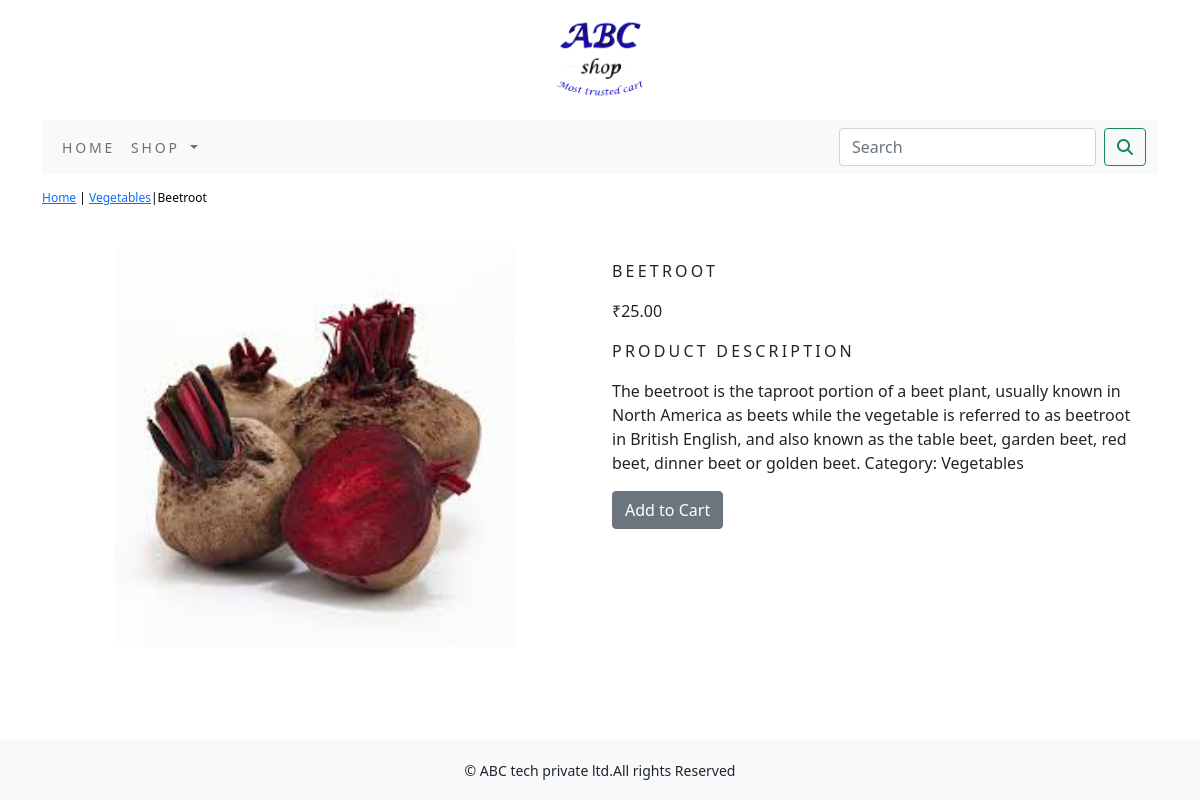
The app's page /shop/vegetables/beetroot/ with its own data.
### shop/models.py (models this page shows, shortened)
class Product(models.Model):
    name = models.CharField(max_length=250, unique=True)
    slug = models.SlugField(max_length=250, unique=True)
    description = models.TextField(blank=True)
    price = models.DecimalField(max_digits=10, decimal_places=2)
    category = models.ForeignKey(Category,on_delete=models.CASCADE)
    image = models.ImageField(upload_to='product', blank=True)
    stock  = models.IntegerField()
    available = models.BooleanField(default=True)
    created = models.DateField(auto_now_add=True)
    updated = models.DateField(auto_now=True)
    class Meta:
        ordering = ('name',)
        verbose_name = 'product'
        verbose_name_plural = 'products'

class Category(models.Model):
    name=models.CharField(max_length=250,unique=True)
    slug=models.SlugField(max_length=250,unique=True)
    description=models.TextField(blank=True)
    image=models.ImageField(upload_to='category',blank=True)
    class Meta:
        ordering=('name',)
        verbose_name='category'
        verbose_name_plural='categories'
    def get_url(self):
        return  reverse('shop:products_by_category',args=[self.slug])
    def __str__(self):
        return  '{}'.format(self.name)

### shop/views.py (the view)
# urls.py: path('<slug:c_slug>/<slug:product_slug>/',views.proDetail,name='prodCatdetail'),
def proDetail(request,c_slug,product_slug):
    try:
        product=Product.objects.get(category__slug=c_slug,slug=product_slug)
    except Exception as e:
        raise e
    return render(request,'product.html',{'product':product})

### cart/context_processors.py (called while the page is built)
def counter(request):
    item_count=0
    if 'admin' in request.path:
        return {}
    else:
        try:
            cart=Cart.objects.filter(cart_id=_cart_id(request))
            car_items=CartItem.objects.all().filter(cart=cart[:1])
            for cart_item in car_items:
                item_count += cart_item.quantity
        except Cart.DoesNotExist:
            item_count =0
    return dict(item_count=item_count)

### cart/views.py (called while the page is built)
def _cart_id(request):
    cart=request.session.session_key
    if not cart:
        cart=request.session.create()
    return cart

### shop/context_processors.py (called while the page is built)
def menu_links(request):
    links=Category.objects.all()
    return dict(links=links)

### templates/product.html (shortened to what this page needs)
{% extends 'base.html' %}
{% load static %}
{% block content %}
<div class="row my_prod_row_class">
    <div class="mx_auto">
        <p> <a href="{% url 'shop:allprodCat' %}">Home</a> | <a href="{{product.category.get_url}}">{{product.category}}</a>|{{product.name}}</p>
    </div>
<div class="container">
<br>
<div class="row">
    <div class="col-12 col-sm-12 col-md-12 col-lg-6 text-center">
        <div style="min-width:18rem">
        <img src="{{product.image.url}}" alt="{{product.name}}" width="400px;" height="400px;">
            </div>
    </div>
    <div class="col-12 col-sm-12 col-md-12 col-lg-6">
        <div>
        <h1 class="my_prod_title">{{product.name}}</h1>
        <p>₹{{product.price}}</p>
        <p class="my_title">Product Description</p>
        <p class="text-justify my_prod_text">{{product.description}}</p>
        {% if product.stock <= 0 %}
        <p class="text-justify my_prod_text"><b>Out of stock</b></p>
        {% else %}
        <a class="btn btn-secondary" href="{% url 'cart:add_cart' product.id %}">Add to Cart</a>
        {% endif %}
    </div>
</div>
</div>
</div>
</div>
{% endblock %}

### static/css/custom.css (style rules this page uses)
body { font-family: 'Roboto', sans-serif; }
.my_title { font-size:16px; text-transform :uppercase; letter-spacing :.2em; }
.my_prod_row_class { padding-top:15px; padding-bottom:20px; }
.my_prod_row_class .mx_auto { color:#000; font-size:12px; text-decoration:none; }
.my_prod_title { font-size:16px; text-transform:uppercase; letter-spacing:.2em; padding-top:15px; padding-bottom:10px; }
.my_prod_text { padding-right:20px; }

### records on screen
Product: category "Vegetables", name "Beetroot", image (picture), name "BEETROOT", price "25.00", description "The beetroot is the taproot portion of a beet plant, usually known in North America as beets while the vegetable is referred to as beetroot in British English, and also known as the table beet, garden beet, red beet, dinner beet or golden beet. Category: Vegetables"
